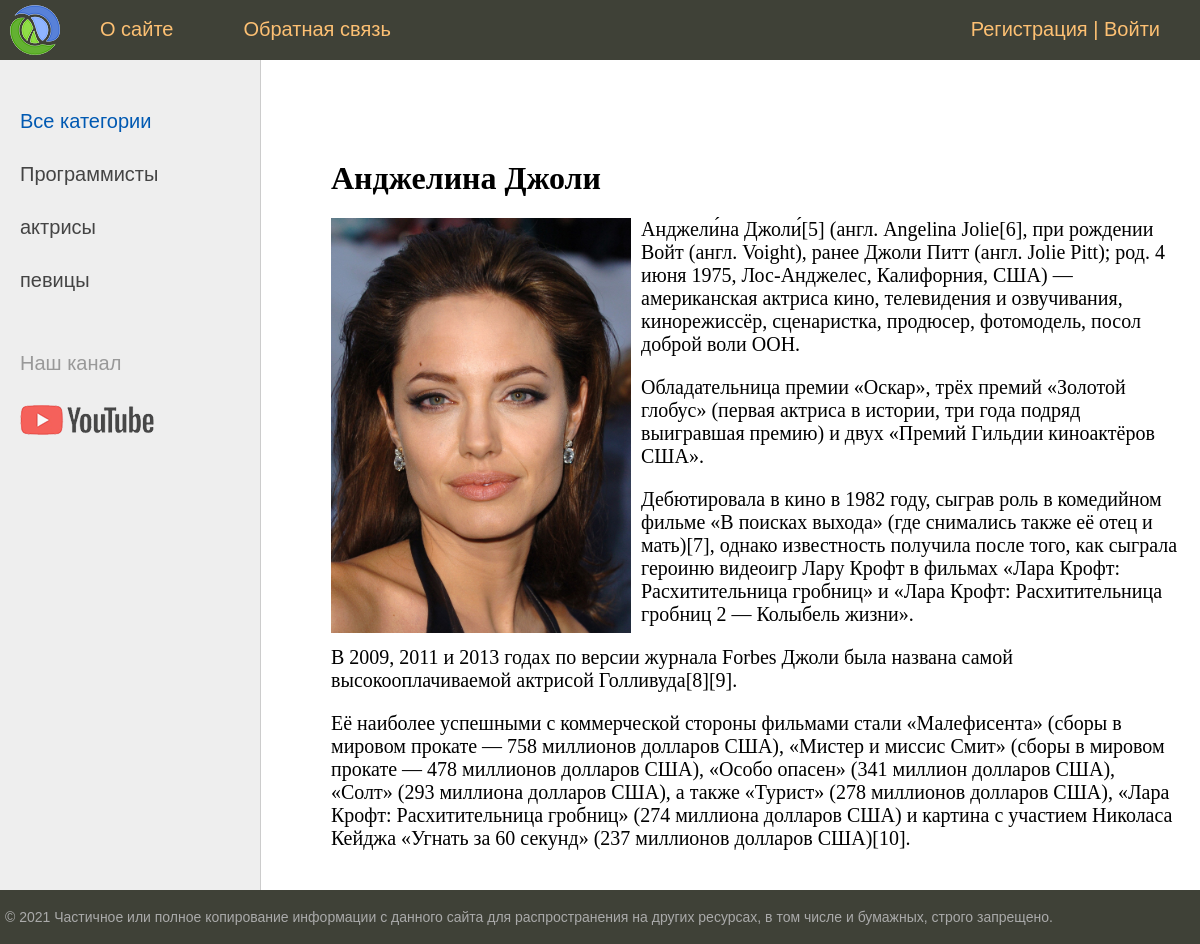
The app's page /post/andzhelina-dzholi/ with its own data.
### women/models.py (models this page shows, shortened)
class Category(models.Model):
    name = models.CharField(max_length=100, db_index=True, verbose_name='Название категории')
    slug = models.SlugField(max_length=255, unique=True, db_index=True, verbose_name="URL")
    def get_absolute_url(self):
        return reverse('category', kwargs={'cat_slug': self.slug})
    class Meta:
        verbose_name = 'Категория'
        verbose_name_plural = 'Категории'
        ordering = ['id']

class Women(models.Model):
    title = models.CharField(max_length=255, verbose_name='Заголовок')
    slug = models.SlugField(max_length=255, unique=True, db_index=True, verbose_name="URL")
    content = models.TextField(blank=True, verbose_name='Текст статьи')
    photo = models.ImageField(upload_to='photos/%Y/%m/%d', verbose_name='Фото')
    time_create = models.DateTimeField(auto_now_add=True, verbose_name='Время создания')
    time_update = models.DateTimeField(auto_now=True, verbose_name='время изменения')
    is_published = models.BooleanField(default=True, verbose_name='Публикация')
    cat = models.ForeignKey('Category', on_delete=models.PROTECT, verbose_name='Категория')
    def __str__(self):
        return self.title
    class Meta:
        verbose_name = 'Известные женщины'
        verbose_name_plural = 'Известные женщины'
        ordering = ['id']

### women/views.py (the view)
# urls.py: path('post/<slug:post_slug>/', ShowPost.as_view(), name='post'),
class ShowPost(DataMixin, DetailView):
    model = Women
    template_name = 'women/post.html'
    slug_url_kwarg = 'post_slug'
    context_object_name = 'post'
    def get_context_data(self, object_list=None, **kwargs):
        context = super().get_context_data(**kwargs)
        c_def = self.get_user_context(title=context['post'])
        context = dict(list(context.items()) + list(c_def.items()))
        return context

### women/templatetags/women_tags.py (called while the page is built)
@register.inclusion_tag('women/list_categories.html')
def show_categories(sort=None, cat_selected=0):
    if not sort:
        cats = Category.objects.all()
    else:
        cats = Category.objects.order_by(sort)
    return {'cats':cats, 'cat_selected': cat_selected}

### women/utils.py (called while the page is built)
    def get_user_context(self, **kwargs):
        context = kwargs
        cats = Category.objects.annotate(Count('women'))
        user_menu = menu.copy()
        if not self.request.user.is_authenticated:
            user_menu.pop(1)
        context['menu'] = user_menu
        context['cats'] = cats
        if 'cat_selected' not in context:
            context['cat_selected'] = 0
        return context

### women/templates/women/post.html
{% extends 'women/base.html' %}
{% block content %}
<h1>{{post.title}}</h1>
{% if post.photo %}
<p><img class="img-article-left" src="{{post.photo.url}}"></p>
{% endif %}
{{ post.content|linebreaks }}
{% endblock %}

### women/templates/women/base.html (shortened to what this page needs)
{% load static %}
{% load women_tags %}
<!DOCTYPE html>
<html>
<head>
	<link type="text/css" href="{% static 'women/css/styles.css' %}" rel="stylesheet" />
</head>
<body>
<table class="table-page" border=0 cellpadding="0" cellspacing="0">
<tr><td valign=top>
{% block mainmenu %}
		<div class="header">
			<ul id="mainmenu" class="mainmenu">
			<li class="logo"><a href="{% url 'home' %}"><div class="logo"></div></a></li>
{% for m in menu %}
			<li><a href="{% url m.url_name %}">{{m.title}}</a></li>
{% endfor %}
				{% if request.user.is_authenticated %}
				<li class="last">{{ user.username }} | <a href="{% url 'logout' %}">Выйти</a></li>
				{% else %}
				<li class="last"><a href="{% url 'register' %}">Регистрация</a> | <a href="{% url 'login' %}">Войти</a></li>
				{% endif %}
			</ul>
		</div>
{% endblock mainmenu %}
<table class="table-content" border=0 cellpadding="0" cellspacing="0">
<tr>
	<td valign="top" class="left-chapters">
	<ul id="leftchapters">
{% if cat_selected == 0 %}
		<li class="selected">Все категории</li>
{% else %}
		<li><a href="{% url 'home' %}">Все категории</a></li>
{% endif %}
{% for c in cats %}
{% if c.women__count > 0 %}
	{% if c.pk == cat_selected %}
		<li class="selected">{{c.name}}</li>
	{% else %}
		<li><a href="{{ c.get_absolute_url }}">{{c.name}}</a></li>
	{% endif %}
{% endif %}
{% endfor %}
		<li class="share">
		<p>Наш канал</p>
		<a class="share-yt" href="https://www.youtube.com/channel/UClJzWfGWuGJL2t-3dYKcHTA/playlists" target="_blank" rel="nofollow"></a>
		</li>
	</ul>
</td>
<td valign="top" class="content">
	<div class="content-text">
{% block content %}
{% endblock %}
	</div>
</td></tr></table>
</td></tr>
<tr><td valign=top>
	<div id="footer">
		<p>&copy; 2021 Частичное или полное копирование информации с данного сайта для распространения на других ресурсах, в том числе и бумажных, строго запрещено.</p>
	</div>
</td></tr></table>
</body>
</html>

### women/static/women/css/styles.css (style rules this page uses)
html, body { font-family: 'Arial'; margin: 0; padding: 0; height: 100%; width: 100%; color: #444; }
a { color: #0059b2; text-decoration: none; }
img { max-width: 600px; height: auto; }
img.img-article-left { max-width: 300px; height: auto; float: left; padding: 0 10px 10px 0; }
.table-page { width: 100%; height: 100%; vertical-align: top; }
.table-page tr { height: 100%; }
.header { background: #3F4137; height: 60px; }
.logo { background: url('../images/logo.png') no-repeat 10px 5px; width: 70px; height: 60px; }
ul.mainmenu { list-style: none; margin: 0; padding: 0; height: 60px; color: #fdc073; font-size: 20px; overflow: hidden; }
ul.mainmenu li { float: left; margin: 18px 40px 0 30px; }
ul.mainmenu li.logo { margin: 0; }
ul.mainmenu li.last { float: right; }
ul.mainmenu li a { color: #fdc073; text-decoration: none; }
.table-content { width: 100%; min-height: 100%; height: 100%; }
.left-chapters { margin: 0; background: #eee; border-right: 1px solid #ccc; min-height: 100%; }
.left-chapters ul { width: 230px; min-height: 100%; margin: 0; padding: 20px 10px 10px 20px; list-style: none; font-size: 20px; }
.left-chapters ul li { margin: 30px 0 0 0; color: #999; }
.left-chapters ul li.selected { color: #0059b2; }
.left-chapters ul li a { color: #444; text-decoration: none; }
.left-chapters ul li.share { margin: 60px 0 0 0; }
.left-chapters ul li.share p { margin: 30px 0 30px 0; }
.left-chapters ul li.share a { display: inline-block; width: 40px; height: 40px; margin: 0 20px 0 0; }
.left-chapters ul li.share a.share-yt { width: 100%; height: 30px; background: url('../images/share_yt.png') no-repeat 0 0 }
.content { padding: 40px 20px 20px 40px; width: 100%; box-sizing: border-box; }
.content-text { margin: 60px 0 0 30px; color: #000; font-size: 20px; font-family: Yandex Sans Display Light; }
.content-text h1 { font-size: 32px; }
#footer { box-sizing: border-box; background: #3F4137; padding: 5px; color: #aaa; font-size: 14px; font-family: Verdana, Geneva, Arial, Helvetica; text-align: left; overflow: hidden; }

### records on screen
Category: name "Программисты"
Category: name "актрисы"
Category: name "певицы"
Women: title "Анджелина Джоли", photo (picture), content "Анджели́на Джоли́[5] (англ. Angelina Jolie[6], при рождении Войт (англ. Voight), ранее Джоли Питт (англ. Jolie Pitt); род. 4 июня 1975, Лос-Анджелес, Калифорния, США) — американская актриса кино, телевидения и озвучивания, кинорежиссёр, сценаристка, продюсер, фотомодель, посол доброй воли ООН. Обладательница премии «Оскар», трёх премий «Золотой глобус» (первая актриса в истории, три года подряд выигравшая премию) и двух «Премий Гильдии киноактёров США». Дебютировала в кино в 1982 году, сыграв роль в комедийном фильме «В поисках выхода» (где снимались также её отец и мать)[7], однако известность получила после того, как сыграла героиню видеоигр Лару Крофт в фильмах «Лара Крофт:…"

### other values on screen
{{ m.title }} "О сайте" "Обратная связь"
